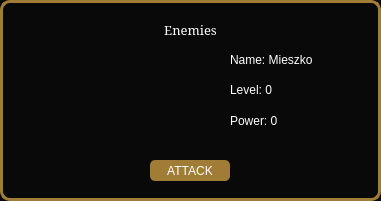
   <widget class="QFrame" name="frameEnemies">
    <property name="geometry">
     <rect>
      <x>580</x>
      <y>400</y>
      <width>381</width>
      <height>201</height>
     </rect>
    </property>
    <property name="styleSheet">
     <string notr="true">QFrame {

border: 3px solid #a17c36;
border-radius: 10px;
background-color: rgb(9, 9, 9);
color: white;
}</string>
    </property>
    <property name="frameShape">
     <enum>QFrame::StyledPanel</enum>
    </property>
    <property name="frameShadow">
     <enum>QFrame::Raised</enum>
    </property>
    <widget class="QLabel" name="labelArmySection_2">
     <property name="geometry">
      <rect>
       <x>10</x>
       <y>20</y>
       <width>361</width>
       <height>20</height>
      </rect>
     </property>
     <property name="font">
      <font>
       <family>Constantia</family>
       <pointsize>10</pointsize>
       <weight>50</weight>
       <italic>false</italic>
       <bold>false</bold>
      </font>
     </property>
     <property name="styleSheet">
      <string notr="true">border: none;
color: white;
font: 10pt &quot;Constantia&quot;;</string>
     </property>
     <property name="text">
      <string>Enemies</string>
     </property>
     <property name="alignment">
      <set>Qt::AlignCenter</set>
     </property>
    </widget>
    <widget class="QPushButton" name="pushButtonAttackEnemy">
     <property name="geometry">
      <rect>
       <x>150</x>
       <y>160</y>
       <width>80</width>
       <height>21</height>
      </rect>
     </property>
     <property name="styleSheet">
      <string notr="true">QPushButton {
background-color: #a17c36;
border: 2 px solid red;
border-radius: 5px;
color: white;
}

QPushButton:hover {
background-color: rgb(161, 88, 46);
}

QPushButton:pressed {
background-color: #f3f6db;
color: black;
}

QPushButton:disabled {
	background-color: gray;
	color: white;
}
</string>
     </property>
     <property name="text">
      <string>ATTACK</string>
     </property>
    </widget>
    <widget class="QLabel" name="label_enemyImage">
     <property name="geometry">
      <rect>
       <x>10</x>
       <y>40</y>
       <width>201</width>
       <height>101</height>
      </rect>
     </property>
     <property name="styleSheet">
      <string notr="true">border: none;</string>
     </property>
     <property name="text">
      <string/>
     </property>
     <property name="pixmap">
      <pixmap resource="resources.qrc">:/assets/images/castle_3.png</pixmap>
     </property>
     <property name="alignment">
      <set>Qt::AlignCenter</set>
     </property>
    </widget>
    <widget class="QLabel" name="label_enemyLevel">
     <property name="geometry">
      <rect>
       <x>230</x>
       <y>80</y>
       <width>91</width>
       <height>20</height>
      </rect>
     </property>
     <property name="styleSheet">
      <string notr="true">border: none;</string>
     </property>
     <property name="text">
      <string>Level: 0</string>
     </property>
    </widget>
    <widget class="QLabel" name="label_enemyName">
     <property name="geometry">
      <rect>
       <x>230</x>
       <y>50</y>
       <width>111</width>
       <height>20</height>
      </rect>
     </property>
     <property name="styleSheet">
      <string notr="true">border: none;</string>
     </property>
     <property name="text">
      <string>Name: Mieszko</string>
     </property>
    </widget>
    <widget class="QLabel" name="label_enemyPower">
     <property name="geometry">
      <rect>
       <x>230</x>
       <y>110</y>
       <width>101</width>
       <height>21</height>
      </rect>
     </property>
     <property name="styleSheet">
      <string notr="true">border: none;</string>
     </property>
     <property name="text">
      <string>Power: 0</string>
     </property>
    </widget>
   </widget>
